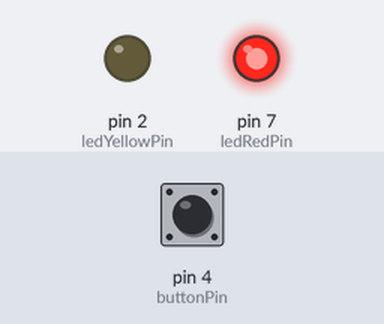
The sketch below on a simulated Arduino Uno, built with avr-gcc and run on an emulated ATmega328P. On the bench: output pins drawn as LEDs (lit = HIGH). The inputs (shaded band) are chosen by the test bench; at power-on: pin 4 (buttonPin) LOW.

Above: at 1.2 s.
1.3 s: pin 4 (buttonPin) pulled HIGH for 3.2 s
At 5.6 s:
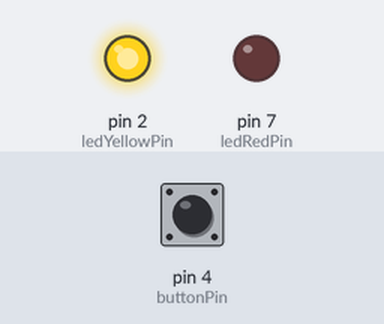
6.3 s: pin 4 (buttonPin) pulled HIGH for 0.15 s
At 7.1 s:
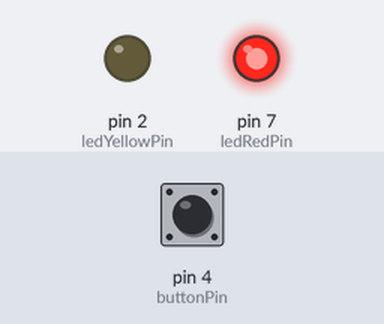
Timing chart, 0 to 9.3 s (numbered marks = the images above; inputs shaded):
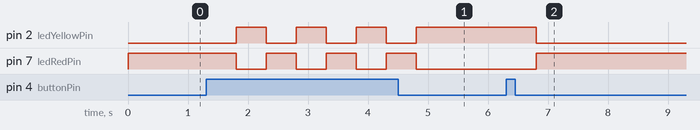

Measured:
- after the input at 1.3 s, pin 2 (ledYellowPin): alternates HIGH for 0.50 s and LOW for 0.50 s, 7 changes in all, then stays HIGH, starting after 0.50 s; pin 7 (ledRedPin): alternates HIGH for 0.50 s and LOW for 0.50 s, 7 changes in all, then stays LOW, starting after 0.50 s
- after the input at 6.3 s, pin 2 (ledYellowPin): HIGH → LOW after 0.50 s; pin 7 (ledRedPin): LOW → HIGH after 0.50 s

The sketch:

sketch_leds_red_yellow_button.ino
```cpp
#include <string.h>
#include <math.h>
using namespace std;

#define MAX_STRING_SIZE 10

// set pin numbers
const int ledYellowPin = 2;
const int ledRedPin = 7;
const int buttonPin = 4;

// led colors
const char colors[2][MAX_STRING_SIZE] = {"yellow", "red"};

// buttonState
bool buttonState = false;
int ledState = 0;
char ledOn[] = "yellow";

void setup() {
  Serial.begin(9600);
  pinMode(ledYellowPin, OUTPUT);
  pinMode(ledRedPin, OUTPUT);
  pinMode(buttonPin, INPUT);
}

void loop() {
  buttonState = digitalRead(buttonPin);

  // if button clicked change led state
  if (buttonState == HIGH) {
    ledState = abs(ledState - 1);
    strcpy(ledOn, colors[ledState]);
    delay(500);
  }

  // if ledOn is yellow, light up yellow led, else light up red led
  if (strcmp(ledOn, "yellow")) {
    digitalWrite(ledYellowPin, HIGH);
    digitalWrite(ledRedPin, LOW);
  } else {
    digitalWrite(ledRedPin, HIGH);
    digitalWrite(ledYellowPin, LOW);
  }
}
```
